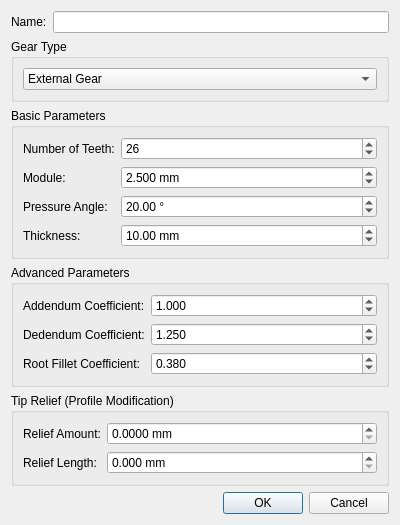
<?xml version="1.0" encoding="UTF-8"?>
<ui version="4.0">
 <class>CreateGear</class>
 <widget class="QDialog" name="CreateGear">
  <property name="geometry">
   <rect>
    <x>0</x>
    <y>0</y>
    <width>400</width>
    <height>520</height>
   </rect>
  </property>
  <property name="windowTitle">
   <string>Create Involute Gear</string>
  </property>
  <layout class="QVBoxLayout" name="verticalLayout">
   <item>
    <layout class="QHBoxLayout" name="horizontalLayoutName">
     <item>
      <widget class="QLabel" name="labelName">
       <property name="text">
        <string>Name:</string>
       </property>
      </widget>
     </item>
     <item>
      <widget class="QLineEdit" name="nameLineEdit"/>
     </item>
    </layout>
   </item>
   <item>
    <widget class="QGroupBox" name="groupBoxType">
     <property name="title">
      <string>Gear Type</string>
     </property>
     <layout class="QHBoxLayout" name="horizontalLayoutType">
      <item>
       <widget class="QComboBox" name="comboBoxGearType">
        <item>
         <property name="text">
          <string>External Gear</string>
         </property>
        </item>
        <item>
         <property name="text">
          <string>Internal Gear</string>
         </property>
        </item>
       </widget>
      </item>
     </layout>
    </widget>
   </item>
   <item>
    <widget class="QGroupBox" name="groupBoxBasic">
     <property name="title">
      <string>Basic Parameters</string>
     </property>
     <layout class="QFormLayout" name="formLayoutBasic">
      <item row="0" column="0">
       <widget class="QLabel" name="labelTeeth">
        <property name="text">
         <string>Number of Teeth:</string>
        </property>
       </widget>
      </item>
      <item row="0" column="1">
       <widget class="QSpinBox" name="spinBoxTeeth">
        <property name="minimum">
         <number>3</number>
        </property>
        <property name="maximum">
         <number>1000</number>
        </property>
        <property name="value">
         <number>26</number>
        </property>
       </widget>
      </item>
      <item row="1" column="0">
       <widget class="QLabel" name="labelModule">
        <property name="text">
         <string>Module:</string>
        </property>
       </widget>
      </item>
      <item row="1" column="1">
       <widget class="QDoubleSpinBox" name="doubleSpinBoxModule">
        <property name="suffix">
         <string> mm</string>
        </property>
        <property name="decimals">
         <number>3</number>
        </property>
        <property name="minimum">
         <double>0.010000000000000</double>
        </property>
        <property name="maximum">
         <double>1000.000000000000000</double>
        </property>
        <property name="value">
         <double>2.500000000000000</double>
        </property>
       </widget>
      </item>
      <item row="2" column="0">
       <widget class="QLabel" name="labelPressureAngle">
        <property name="text">
         <string>Pressure Angle:</string>
        </property>
       </widget>
      </item>
      <item row="2" column="1">
       <widget class="QDoubleSpinBox" name="doubleSpinBoxPressureAngle">
        <property name="suffix">
         <string> °</string>
        </property>
        <property name="minimum">
         <double>5.000000000000000</double>
        </property>
        <property name="maximum">
         <double>45.000000000000000</double>
        </property>
        <property name="value">
         <double>20.000000000000000</double>
        </property>
       </widget>
      </item>
      <item row="3" column="0">
       <widget class="QLabel" name="labelThickness">
        <property name="text">
         <string>Thickness:</string>
        </property>
       </widget>
      </item>
      <item row="3" column="1">
       <widget class="QDoubleSpinBox" name="doubleSpinBoxThickness">
        <property name="suffix">
         <string> mm</string>
        </property>
        <property name="minimum">
         <double>0.100000000000000</double>
        </property>
        <property name="maximum">
         <double>10000.000000000000000</double>
        </property>
        <property name="value">
         <double>10.000000000000000</double>
        </property>
       </widget>
      </item>
     </layout>
    </widget>
   </item>
   <item>
    <widget class="QGroupBox" name="groupBoxAdvanced">
     <property name="title">
      <string>Advanced Parameters</string>
     </property>
     <layout class="QFormLayout" name="formLayoutAdvanced">
      <item row="0" column="0">
       <widget class="QLabel" name="labelAddendum">
        <property name="text">
         <string>Addendum Coefficient:</string>
        </property>
       </widget>
      </item>
      <item row="0" column="1">
       <widget class="QDoubleSpinBox" name="doubleSpinBoxAddendum">
        <property name="decimals">
         <number>3</number>
        </property>
        <property name="minimum">
         <double>0.100000000000000</double>
        </property>
        <property name="maximum">
         <double>3.000000000000000</double>
        </property>
        <property name="singleStep">
         <double>0.100000000000000</double>
        </property>
        <property name="value">
         <double>1.000000000000000</double>
        </property>
       </widget>
      </item>
      <item row="1" column="0">
       <widget class="QLabel" name="labelDedendum">
        <property name="text">
         <string>Dedendum Coefficient:</string>
        </property>
       </widget>
      </item>
      <item row="1" column="1">
       <widget class="QDoubleSpinBox" name="doubleSpinBoxDedendum">
        <property name="decimals">
         <number>3</number>
        </property>
        <property name="minimum">
         <double>0.100000000000000</double>
        </property>
        <property name="maximum">
         <double>3.000000000000000</double>
        </property>
        <property name="singleStep">
         <double>0.100000000000000</double>
        </property>
        <property name="value">
         <double>1.250000000000000</double>
        </property>
       </widget>
      </item>
      <item row="2" column="0">
       <widget class="QLabel" name="labelFillet">
        <property name="text">
         <string>Root Fillet Coefficient:</string>
        </property>
       </widget>
      </item>
      <item row="2" column="1">
       <widget class="QDoubleSpinBox" name="doubleSpinBoxFillet">
        <property name="decimals">
         <number>3</number>
        </property>
        <property name="minimum">
         <double>0.000000000000000</double>
        </property>
        <property name="maximum">
         <double>1.000000000000000</double>
        </property>
        <property name="singleStep">
         <double>0.050000000000000</double>
        </property>
        <property name="value">
         <double>0.380000000000000</double>
        </property>
       </widget>
      </item>
     </layout>
    </widget>
   </item>
   <item>
    <widget class="QGroupBox" name="groupBoxTipRelief">
     <property name="title">
      <string>Tip Relief (Profile Modification)</string>
     </property>
     <layout class="QFormLayout" name="formLayoutTipRelief">
      <item row="0" column="0">
       <widget class="QLabel" name="labelTipReliefAmount">
        <property name="text">
         <string>Relief Amount:</string>
        </property>
       </widget>
      </item>
      <item row="0" column="1">
       <widget class="QDoubleSpinBox" name="doubleSpinBoxTipReliefAmount">
        <property name="suffix">
         <string> mm</string>
        </property>
        <property name="decimals">
         <number>4</number>
        </property>
        <property name="minimum">
         <double>0.000000000000000</double>
        </property>
        <property name="maximum">
         <double>1.000000000000000</double>
        </property>
        <property name="singleStep">
         <double>0.010000000000000</double>
        </property>
        <property name="value">
         <double>0.000000000000000</double>
        </property>
       </widget>
      </item>
      <item row="1" column="0">
       <widget class="QLabel" name="labelTipReliefLength">
        <property name="text">
         <string>Relief Length:</string>
        </property>
       </widget>
      </item>
      <item row="1" column="1">
       <widget class="QDoubleSpinBox" name="doubleSpinBoxTipReliefLength">
        <property name="suffix">
         <string> mm</string>
        </property>
        <property name="decimals">
         <number>3</number>
        </property>
        <property name="minimum">
         <double>0.000000000000000</double>
        </property>
        <property name="maximum">
         <double>10.000000000000000</double>
        </property>
        <property name="singleStep">
         <double>0.100000000000000</double>
        </property>
        <property name="value">
         <double>0.000000000000000</double>
        </property>
       </widget>
      </item>
     </layout>
    </widget>
   </item>
   <item>
    <spacer name="verticalSpacer">
     <property name="orientation">
      <enum>Qt::Vertical</enum>
     </property>
     <property name="sizeHint" stdset="0">
      <size>
       <width>20</width>
       <height>40</height>
      </size>
     </property>
    </spacer>
   </item>
   <item>
    <widget class="QDialogButtonBox" name="buttonBox">
     <property name="orientation">
      <enum>Qt::Horizontal</enum>
     </property>
     <property name="standardButtons">
      <set>QDialogButtonBox::Cancel|QDialogButtonBox::Ok</set>
     </property>
    </widget>
   </item>
  </layout>
 </widget>
 <resources/>
 <connections>
  <connection>
   <sender>buttonBox</sender>
   <signal>accepted()</signal>
   <receiver>CreateGear</receiver>
   <slot>accept()</slot>
   <hints>
    <hint type="sourcelabel">
     <x>248</x>
     <y>254</y>
    </hint>
    <hint type="destinationlabel">
     <x>157</x>
     <y>274</y>
    </hint>
   </hints>
  </connection>
  <connection>
   <sender>buttonBox</sender>
   <signal>rejected()</signal>
   <receiver>CreateGear</receiver>
   <slot>reject()</slot>
   <hints>
    <hint type="sourcelabel">
     <x>316</x>
     <y>260</y>
    </hint>
    <hint type="destinationlabel">
     <x>286</x>
     <y>274</y>
    </hint>
   </hints>
  </connection>
 </connections>
</ui>
